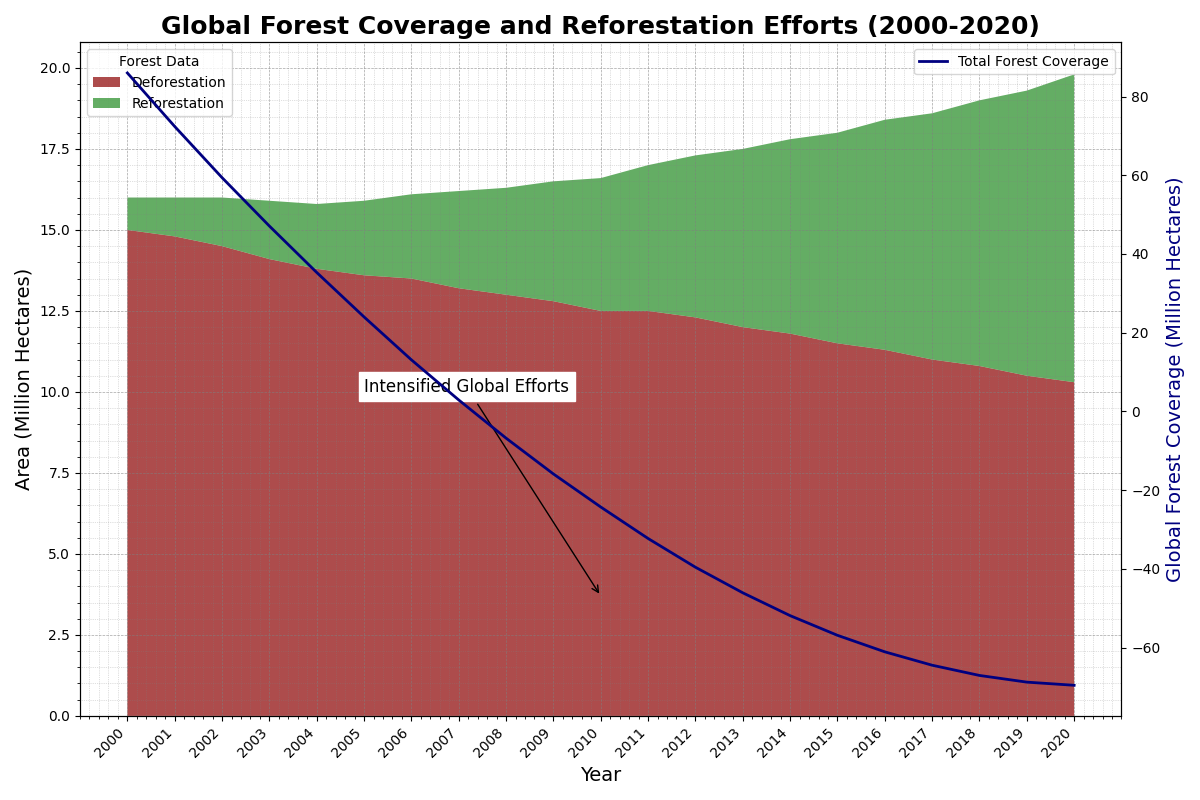

Recreate this plot in Python.
import matplotlib.pyplot as plt
import numpy as np

# Backstory:
# "Global Forest Coverage and Reforestation Efforts"
# This chart visualizes the progression and efficacy of global reforestation initiatives from 2000 to 2020. It shows 
# how deforestation rates have decreased over time while new forest coverage has increased due to various global efforts.

# Define the years for the x-axis
years = np.arange(2000, 2021)

# Data on deforestation in million hectares
deforestation = np.array([15, 14.8, 14.5, 14.1, 13.8, 13.6, 13.5, 13.2, 13.0, 12.8, 12.5, 12.5, 12.3, 12.0, 11.8, 11.5, 11.3, 11.0, 10.8, 10.5, 10.3])

# Data on reforestation in million hectares
reforestation = np.array([1, 1.2, 1.5, 1.8, 2.0, 2.3, 2.6, 3.0, 3.3, 3.7, 4.1, 4.5, 5.0, 5.5, 6.0, 6.5, 7.1, 7.6, 8.2, 8.8, 9.5])

# Total forest coverage remaining (initial value considered 100 million hectares and reducing due to net deforestation)
initial_forest_coverage = 100
net_deforestation = deforestation - reforestation
forest_coverage = initial_forest_coverage - np.cumsum(net_deforestation)

# Stacking the data for area's chart representation 
data_stack = np.vstack([deforestation, reforestation])

# Creating the figure and the subplot
fig, ax = plt.subplots(figsize=(12, 8))

# Plotting the stacked area chart
ax.stackplot(years, data_stack, labels=['Deforestation', 'Reforestation'], colors=['#8B0000', '#228B22'], alpha=0.7)

# Adding a secondary axis to display forest coverage
ax2 = ax.twinx()
ax2.plot(years, forest_coverage, label='Total Forest Coverage', color='navy', linestyle='-', linewidth=2)

# Title and labels
ax.set_title("Global Forest Coverage and Reforestation Efforts (2000-2020)", fontsize=18, fontweight='bold')
ax.set_xlabel('Year', fontsize=14)
ax.set_ylabel('Area (Million Hectares)', fontsize=14)
ax2.set_ylabel('Global Forest Coverage (Million Hectares)', fontsize=14, color='navy')

# X-axis ticks and grid
ax.set_xticks(years)
ax.set_xticklabels(years, rotation=45, ha='right')
ax.grid(visible=True, which='major', linestyle='--', linewidth=0.5, color='grey', alpha=0.7)
ax.minorticks_on()
ax.grid(visible=True, which='minor', linestyle=':', linewidth=0.5, color='grey', alpha=0.5)

# Adding legends
ax.legend(loc='upper left', title='Forest Data')
ax2.legend(loc='upper right')

# Annotating significant points
ax.annotate('Intensified Global Efforts', xy=(2010, 3.7), xytext=(2005, 10),
            arrowprops=dict(facecolor='black', arrowstyle='->'), fontsize=12, backgroundcolor='w')

# Adjust layout to prevent overlap
plt.tight_layout()

# Display the plot
plt.show()
